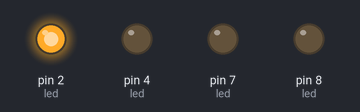
Bench run of a sketch on a simulated Arduino Uno, built with avr-gcc and run on an emulated ATmega328P. On the bench: output pins drawn as LEDs (lit = HIGH).

Above: at 0.5 s.
At 1.5 s:
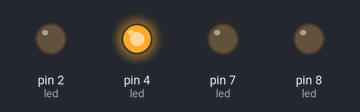
At 2.5 s:
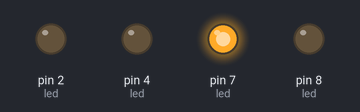
At 3.5 s:
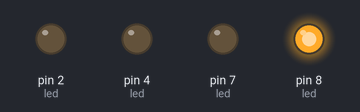
Timing chart, 0 to 5.2 s (numbered marks = the images above):
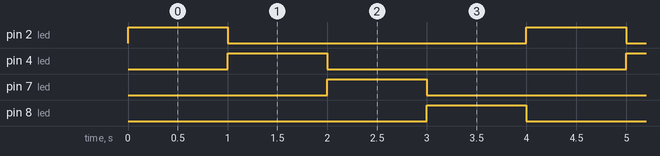

The sketch:

led1.ino
```cpp
#define LED1 2
#define LED2 4
#define LED3 7
#define LED4 8

int led[4]={LED1,LED2,LED3,LED4};

void setup() {
  for( int i=0; i<4; i++){
    pinMode(led[i], OUTPUT);
  }

}

void loop() {
   for(int i=0; i<4; i++){
    digitalWrite(led[i], HIGH);
    for(int k=0; k<4; k++){
      if(k!=i)
      digitalWrite(led[k],LOW);
    }
    delay(1000);
  }
}


//void setup() {
//  pinMode(8, OUTPUT);
//
//}

//void loop() {
//  digitalWrite(8 , HIGH);
//  delay(1000);
//  digitalWrite(8, LOW);
//  delay(1000);

//}
```

Measured:
- by itself, pin 2 (led), pin 4 (led), pin 7 (led), pin 8 (led): alternates HIGH for 1.0 s and LOW for 3.0 s
- by itself, everything shown: repeats every 4.0 s, in 4 steps
